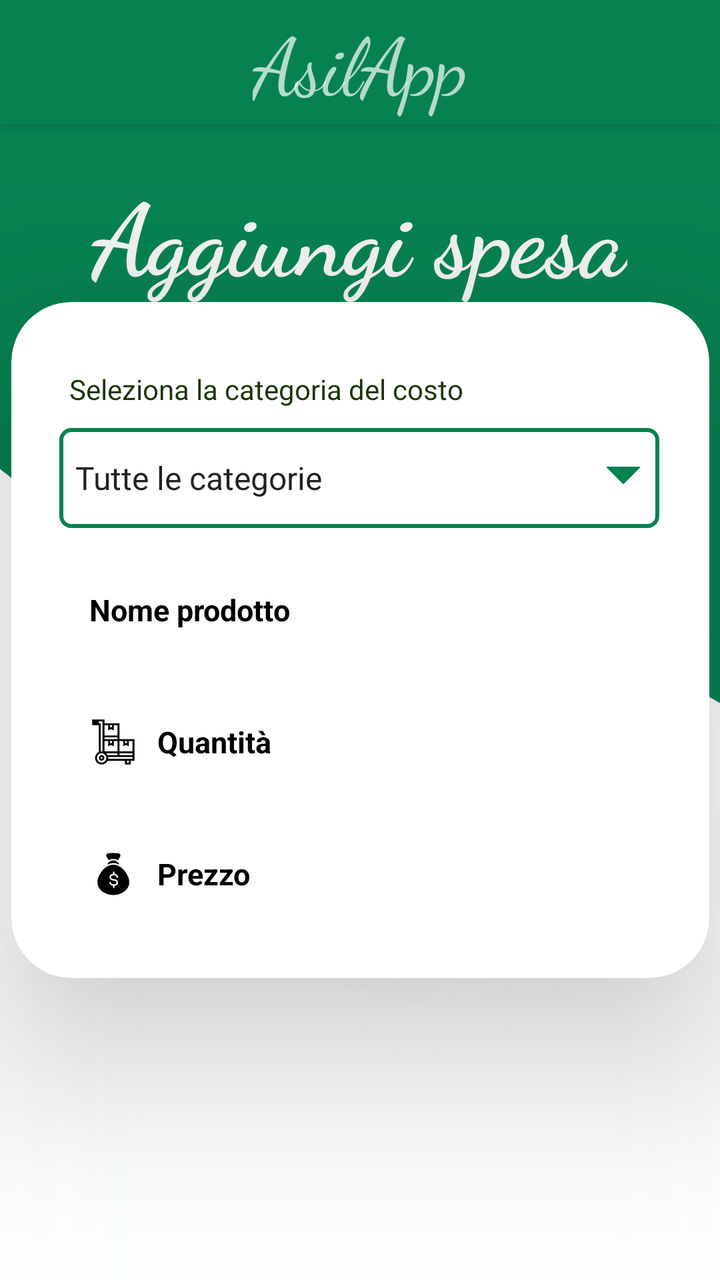
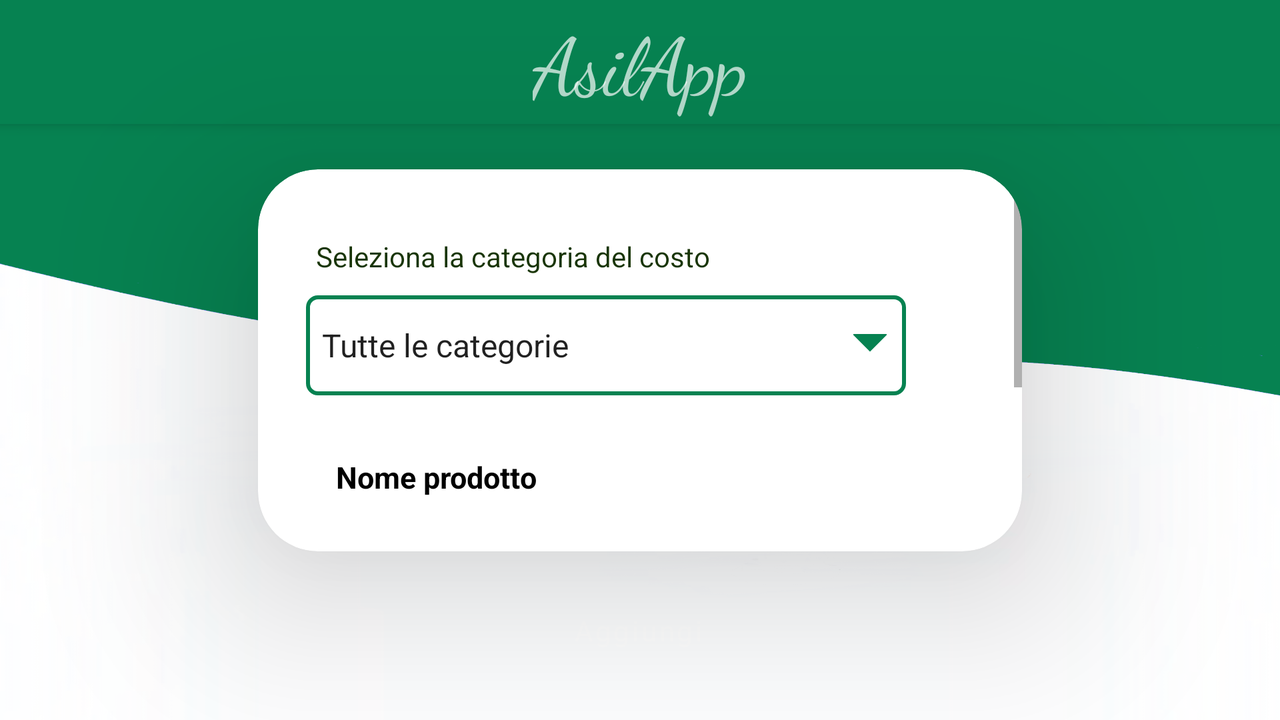

An Android layout and its configuration variant, each rendered on a device that would load it. The default file and the variant file are quoted in full after the pictures.
<!-- AndroidManifest.xml: application theme Theme.MyApplication -->
<!-- res/layout/fragment_add_costs.xml -->
<?xml version="1.0" encoding="utf-8"?>
<androidx.drawerlayout.widget.DrawerLayout
    xmlns:android="http://schemas.android.com/apk/res/android"
    xmlns:app="http://schemas.android.com/apk/res-auto"
    xmlns:tools="http://schemas.android.com/tools"
    android:id="@+id/drawer_layout"
    android:fitsSystemWindows="true"
    android:layout_width="match_parent"
    android:layout_height="match_parent"
    android:background="@drawable/pagebkg"
    tools:context=".Paziente.PazienteActivity.AddCostsFragment">

    <androidx.constraintlayout.widget.ConstraintLayout
        android:layout_width="match_parent"
        android:layout_height="match_parent"
        android:focusable="true"
        android:focusableInTouchMode="true">

        <include
            android:id="@+id/include"
            layout="@layout/toolbar"
            tools:layout_editor_absoluteX="40dp"
            tools:layout_editor_absoluteY="362dp" />

        <TextView
            android:id="@+id/textView9"
            android:layout_width="wrap_content"
            android:layout_height="wrap_content"
            android:layout_marginTop="20dp"
            android:fontFamily="cursive"
            android:text="@string/aggiungi_spesa"
            android:textColor="@color/sfondo"
            android:textSize="50dp"
            android:textStyle="bold"
            app:layout_constraintEnd_toEndOf="parent"
            app:layout_constraintHorizontal_bias="0.496"
            app:layout_constraintStart_toStartOf="parent"
            app:layout_constraintTop_toBottomOf="@+id/include" />

        <androidx.cardview.widget.CardView
            android:id="@+id/cardView"
            android:layout_width="349dp"
            android:layout_height="338dp"
            android:layout_margin="30dp"
            android:layout_marginTop="10dp"
            app:cardCornerRadius="30dp"
            app:cardElevation="50dp"
            app:layout_constraintBottom_toBottomOf="parent"
            app:layout_constraintEnd_toEndOf="parent"
            app:layout_constraintStart_toStartOf="parent"
            app:layout_constraintTop_toTopOf="parent">

            <LinearLayout
                android:layout_width="match_parent"
                android:layout_height="match_parent"
                android:layout_gravity="center_horizontal"
                android:background="@drawable/lavender_border"
                android:orientation="vertical"
                android:padding="24dp">

                <TextView
                    android:id="@+id/textForgetPassword"
                    android:layout_width="wrap_content"
                    android:layout_height="wrap_content"
                    android:layout_marginLeft="5dp"
                    android:layout_marginTop="10dp"
                    android:fontFamily="sans-serif"
                    android:text="@string/seleziona_la_categoria_del_costo"
                    android:textColor="#193506"
                    app:layout_constraintEnd_toEndOf="parent"
                    app:layout_constraintHorizontal_bias="0.262"
                    app:layout_constraintStart_toStartOf="parent"
                    app:layout_constraintTop_toTopOf="@+id/include" />

                <Spinner
                    android:id="@+id/category"
                    android:layout_width="300dp"
                    android:layout_height="50dp"
                    android:layout_marginTop="10dp"
                    android:background="@drawable/border_register2"
                    android:entries="@array/category"
                    app:layout_constraintEnd_toEndOf="parent"
                    app:layout_constraintHorizontal_bias="0.504"
                    app:layout_constraintStart_toStartOf="parent"
                    app:layout_constraintTop_toBottomOf="@+id/textView9" />

                <EditText
                    android:id="@+id/costName"
                    android:layout_width="300dp"
                    android:layout_height="50dp"
                    android:layout_marginTop="16dp"
                    android:background="@drawable/lavender_border"
                    android:drawableLeft="@drawable/ic_edit_black"
                    android:drawablePadding="10dp"
                    android:fontFamily="sans-serif"
                    android:hint="@string/nome_prodotto"
                    android:inputType="textPersonName"
                    android:padding="15dp"
                    android:textColorHint="@color/black"
                    android:textSize="15sp"
                    android:textStyle="bold"
                    app:layout_constraintEnd_toEndOf="parent"
                    app:layout_constraintHorizontal_bias="0.504"
                    app:layout_constraintStart_toStartOf="parent"
                    app:layout_constraintTop_toBottomOf="@+id/textView9" />

                <EditText
                    android:id="@+id/costQuantity"
                    android:layout_width="300dp"
                    android:layout_height="50dp"
                    android:layout_marginTop="16dp"
                    android:background="@drawable/lavender_border"
                    android:drawableLeft="@drawable/package_resources"
                    android:drawablePadding="10dp"
                    android:fontFamily="sans-serif"
                    android:hint="@string/quantit"
                    android:inputType="number"
                    android:maxLength="100"
                    android:padding="15dp"
                    android:textColorHint="@color/black"
                    android:textSize="15sp"
                    android:textStyle="bold"
                    app:layout_constraintEnd_toEndOf="parent"
                    app:layout_constraintHorizontal_bias="0.504"
                    app:layout_constraintStart_toStartOf="parent"
                    app:layout_constraintTop_toBottomOf="@+id/textView9" />

                <EditText
                    android:id="@+id/costPrice"
                    android:layout_width="300dp"
                    android:layout_height="50dp"
                    android:layout_marginTop="16dp"
                    android:background="@drawable/lavender_border"
                    android:drawableLeft="@drawable/money_bag"
                    android:drawablePadding="10dp"
                    android:fontFamily="sans-serif"
                    android:hint="@string/prezzo"
                    android:inputType="numberDecimal"
                    android:padding="15dp"
                    android:textColorHint="@color/black"
                    android:textSize="15sp"
                    android:textStyle="bold"
                    app:layout_constraintEnd_toEndOf="parent"
                    app:layout_constraintHorizontal_bias="0.504"
                    app:layout_constraintStart_toStartOf="parent"
                    app:layout_constraintTop_toBottomOf="@+id/textView9" />

            </LinearLayout>
        </androidx.cardview.widget.CardView>

        <Button
            android:id="@+id/btnSave"
            android:layout_width="150dp"
            android:layout_height="50dp"
            android:background="@drawable/rounded_button"
            android:fontFamily="sans-serif"
            android:hint="Aggiungi"
            android:textColorHint="@color/white"
            app:layout_constraintBottom_toBottomOf="parent"
            app:layout_constraintEnd_toEndOf="parent"
            app:layout_constraintHorizontal_bias="0.498"
            app:layout_constraintStart_toStartOf="parent"
            app:layout_constraintTop_toBottomOf="@+id/cardView"
            app:layout_constraintVertical_bias="0.432" />
    </androidx.constraintlayout.widget.ConstraintLayout>
</androidx.drawerlayout.widget.DrawerLayout>
<!-- res/layout/toolbar.xml (included above) -->
<?xml version="1.0" encoding="utf-8"?>
<androidx.appcompat.widget.Toolbar xmlns:android="http://schemas.android.com/apk/res/android"
xmlns:app="http://schemas.android.com/apk/res-auto"
xmlns:tools="http://schemas.android.com/tools"
android:id="@+id/toolbar"
android:layout_width="match_parent"
android:layout_height="62dp"
android:background="@color/green"
android:clickable="false"
android:elevation="4dp"
android:isScrollContainer="false"
android:theme="@style/ThemeOverlay.AppCompat.Dark.ActionBar"
app:collapseIcon="@drawable/navigation_icon"
app:layout_constraintBottom_toBottomOf="parent"
app:layout_constraintEnd_toEndOf="parent"
app:layout_constraintHorizontal_bias="0.0"
app:layout_constraintStart_toStartOf="parent"
app:layout_constraintTop_toTopOf="parent"
app:layout_constraintVertical_bias="0.0" >
    <TextView
        android:layout_width="wrap_content"
        android:layout_height="wrap_content"
        android:layout_gravity="center"
        android:text="@string/asilapp"
        android:fontFamily="cursive"
        android:textSize="40sp"/>

</androidx.appcompat.widget.Toolbar>
<!-- resources referenced by this layout -->
<resources>
  <string-array name="category">
          <item>Tutte le categorie</item>
          <item>Salute</item>
          <item>Cibo</item>
          <item>Igiene</item>
          <item>Accessori</item>
          <item>Altro</item>
      </string-array>
  <color name="black">#FF000000</color>
  <color name="green">#068251</color>
  <color name="sfondo">#f2f2f2</color>
  <color name="white">#FFFFFFFF</color>
  <!-- drawable border_register2 (drawable) -->
  <?xml version="1.0" encoding="utf-8"?>
  <layer-list xmlns:android="http://schemas.android.com/apk/res/android">
      <item>
          <shape android:shape="rectangle">
              <solid android:color="@color/white"/>
              <corners android:radius="5dp" />
              <stroke
                  android:width="2dp"
                  android:color="@color/green"/>
          </shape>
      </item>
      <item android:gravity="center_vertical|right" android:right="8dp">
          <layer-list>
              <item android:width="12dp" android:height="12dp"  android:gravity="center" android:bottom="10dp">
                  <rotate
                      android:fromDegrees="45"
                      android:toDegrees="45">
                      <shape android:shape="rectangle">
                          <solid android:color="@color/green" />
                          <stroke android:color="@color/green" android:width="2dp"/>
                      </shape>
                  </rotate>
              </item>
              <item android:width="20dp" android:height="10dp" android:bottom="21dp" android:gravity="center">
                  <shape android:shape="rectangle">
                      <solid android:color="@color/white"/>
                  </shape>
              </item>
          </layer-list>
      </item>
  </layer-list>
  <!-- drawable money_bag: vector/xml drawable (drawable, 2520 chars, omitted) -->
  <!-- drawable navigation_icon: png bitmap (drawable, 2888 bytes) -->
  <!-- drawable package_resources: vector/xml drawable (drawable, 2208 chars, omitted) -->
  <!-- drawable pagebkg: png bitmap (drawable, 100849 bytes) -->
  <string name="aggiungi_spesa">Aggiungi spesa</string>
  <string name="asilapp">AsilApp</string>
  <string name="nome_prodotto">Nome prodotto</string>
  <string name="prezzo">Prezzo</string>
  <string name="quantit">Quantità</string>
  <string name="seleziona_la_categoria_del_costo">Seleziona la categoria del costo</string>
  <style name="Theme.MyApplication" parent="Theme.MaterialComponents.DayNight.NoActionBar">
          <item name="android:windowIsTranslucent">true</item>
          
          <item name="colorPrimary">@color/green</item>
          <item name="colorPrimaryVariant">@color/purple_700</item>
          <item name="colorOnPrimary">@color/white</item>
          
          <item name="colorSecondary">@color/teal_200</item>
          <item name="colorSecondaryVariant">@color/teal_700</item>
          <item name="colorOnSecondary">@color/black</item>
          
          <item name="android:statusBarColor">@color/green</item>
          
      </style>
  <color name="purple_700">#FF3700B3</color>
  <color name="teal_200">#FF03DAC5</color>
  <color name="teal_700">#FF018786</color>
</resources>
<!-- res/layout-land/fragment_add_costs.xml (the repository's variant of the layout above) -->
<!-- drawn on the phone turned sideways -->
<?xml version="1.0" encoding="utf-8"?>
<androidx.drawerlayout.widget.DrawerLayout
    xmlns:android="http://schemas.android.com/apk/res/android"
    xmlns:app="http://schemas.android.com/apk/res-auto"
    xmlns:tools="http://schemas.android.com/tools"
    android:id="@+id/drawer_layout"
    android:fitsSystemWindows="true"
    android:layout_width="match_parent"
    android:layout_height="match_parent"
    android:background="@drawable/pagebkg"
    tools:context=".Paziente.PazienteActivity.AddCostsFragment">

    <androidx.constraintlayout.widget.ConstraintLayout
        android:layout_width="match_parent"
        android:layout_height="match_parent"
        android:focusable="true"
        android:focusableInTouchMode="true">

        <include
            android:id="@+id/include"
            layout="@layout/toolbar"
            tools:layout_editor_absoluteX="40dp"
            tools:layout_editor_absoluteY="362dp" />

        <androidx.cardview.widget.CardView
            android:id="@+id/cardView"
            android:layout_width="382dp"
            android:layout_height="191dp"
            android:layout_margin="30dp"
            app:cardCornerRadius="30dp"
            app:cardElevation="50dp"
            app:layout_constraintBottom_toBottomOf="parent"
            app:layout_constraintEnd_toEndOf="parent"
            app:layout_constraintStart_toStartOf="parent"
            app:layout_constraintTop_toTopOf="parent">

            <ScrollView
                android:layout_width="match_parent"
                android:layout_height="match_parent">

                <LinearLayout
                    android:layout_width="match_parent"
                    android:layout_height="match_parent"
                    android:layout_gravity="center_horizontal"
                    android:background="@drawable/lavender_border"
                    android:orientation="vertical"
                    android:padding="24dp">

                    <TextView
                        android:id="@+id/textForgetPassword"
                        android:layout_width="wrap_content"
                        android:layout_height="wrap_content"
                        android:layout_marginLeft="5dp"
                        android:layout_marginTop="10dp"
                        android:fontFamily="sans-serif"
                        android:text="@string/seleziona_la_categoria_del_costo"
                        android:textColor="#193506"
                        app:layout_constraintEnd_toEndOf="parent"
                        app:layout_constraintHorizontal_bias="0.262"
                        app:layout_constraintStart_toStartOf="parent"
                        app:layout_constraintTop_toTopOf="@+id/include" />

                    <Spinner
                        android:id="@+id/category"
                        android:layout_width="300dp"
                        android:layout_height="50dp"
                        android:layout_marginTop="10dp"
                        android:background="@drawable/border_register2"
                        android:entries="@array/category"
                        app:layout_constraintEnd_toEndOf="parent"
                        app:layout_constraintHorizontal_bias="0.504"
                        app:layout_constraintStart_toStartOf="parent"
                        app:layout_constraintTop_toBottomOf="@+id/textView9" />

                    <EditText
                        android:id="@+id/costName"
                        android:layout_width="300dp"
                        android:layout_height="50dp"
                        android:layout_marginTop="16dp"
                        android:background="@drawable/lavender_border"
                        android:drawableLeft="@drawable/ic_edit_black"
                        android:drawablePadding="10dp"
                        android:fontFamily="sans-serif"
                        android:hint="@string/nome_prodotto"
                        android:inputType="textPersonName"
                        android:padding="15dp"
                        android:textColorHint="@color/black"
                        android:textSize="15sp"
                        android:textStyle="bold"
                        app:layout_constraintEnd_toEndOf="parent"
                        app:layout_constraintHorizontal_bias="0.504"
                        app:layout_constraintStart_toStartOf="parent"
                        app:layout_constraintTop_toBottomOf="@+id/textView9" />

                    <EditText
                        android:id="@+id/costQuantity"
                        android:layout_width="300dp"
                        android:layout_height="50dp"
                        android:layout_marginTop="16dp"
                        android:background="@drawable/lavender_border"
                        android:drawableLeft="@drawable/package_resources"
                        android:drawablePadding="10dp"
                        android:fontFamily="sans-serif"
                        android:hint="@string/quantit"
                        android:inputType="number"
                        android:maxLength="100"
                        android:padding="15dp"
                        android:textColorHint="@color/black"
                        android:textSize="15sp"
                        android:textStyle="bold"
                        app:layout_constraintEnd_toEndOf="parent"
                        app:layout_constraintHorizontal_bias="0.504"
                        app:layout_constraintStart_toStartOf="parent"
                        app:layout_constraintTop_toBottomOf="@+id/textView9" />

                    <EditText
                        android:id="@+id/costPrice"
                        android:layout_width="300dp"
                        android:layout_height="50dp"
                        android:layout_marginTop="16dp"
                        android:background="@drawable/lavender_border"
                        android:drawableLeft="@drawable/money_bag"
                        android:drawablePadding="10dp"
                        android:fontFamily="sans-serif"
                        android:hint="@string/prezzo"
                        android:inputType="numberDecimal"
                        android:padding="15dp"
                        android:textColorHint="@color/black"
                        android:textSize="15sp"
                        android:textStyle="bold"
                        app:layout_constraintEnd_toEndOf="parent"
                        app:layout_constraintHorizontal_bias="0.504"
                        app:layout_constraintStart_toStartOf="parent"
                        app:layout_constraintTop_toBottomOf="@+id/textView9" />

                </LinearLayout>
            </ScrollView>
        </androidx.cardview.widget.CardView>

        <Button
            android:id="@+id/btnSave"
            android:layout_width="150dp"
            android:layout_height="50dp"
            android:background="@drawable/rounded_button"
            android:fontFamily="sans-serif"
            android:hint="Aggiungi"
            android:textColorHint="@color/white"
            app:layout_constraintBottom_toBottomOf="parent"
            app:layout_constraintEnd_toEndOf="parent"
            app:layout_constraintHorizontal_bias="0.498"
            app:layout_constraintStart_toStartOf="parent"
            app:layout_constraintTop_toBottomOf="@+id/cardView"
            app:layout_constraintVertical_bias="0.432" />
    </androidx.constraintlayout.widget.ConstraintLayout>
</androidx.drawerlayout.widget.DrawerLayout>
<!-- resources referenced by the variant -->
<!-- as the phone turned sideways resolves them -->
<resources>
  <string-array name="category">
          <item>Tutte le categorie</item>
          <item>Salute</item>
          <item>Cibo</item>
          <item>Igiene</item>
          <item>Accessori</item>
          <item>Altro</item>
      </string-array>
  <color name="black">#FF000000</color>
  <color name="green">#068251</color>
  <color name="white">#FFFFFFFF</color>
  <!-- drawable border_register2 (drawable) -->
  <?xml version="1.0" encoding="utf-8"?>
  <layer-list xmlns:android="http://schemas.android.com/apk/res/android">
      <item>
          <shape android:shape="rectangle">
              <solid android:color="@color/white"/>
              <corners android:radius="5dp" />
              <stroke
                  android:width="2dp"
                  android:color="@color/green"/>
          </shape>
      </item>
      <item android:gravity="center_vertical|right" android:right="8dp">
          <layer-list>
              <item android:width="12dp" android:height="12dp"  android:gravity="center" android:bottom="10dp">
                  <rotate
                      android:fromDegrees="45"
                      android:toDegrees="45">
                      <shape android:shape="rectangle">
                          <solid android:color="@color/green" />
                          <stroke android:color="@color/green" android:width="2dp"/>
                      </shape>
                  </rotate>
              </item>
              <item android:width="20dp" android:height="10dp" android:bottom="21dp" android:gravity="center">
                  <shape android:shape="rectangle">
                      <solid android:color="@color/white"/>
                  </shape>
              </item>
          </layer-list>
      </item>
  </layer-list>
  <!-- drawable money_bag: vector/xml drawable (drawable, 2520 chars, omitted) -->
  <!-- drawable navigation_icon: png bitmap (drawable, 2888 bytes) -->
  <!-- drawable package_resources: vector/xml drawable (drawable, 2208 chars, omitted) -->
  <!-- drawable pagebkg: png bitmap (drawable, 100849 bytes) -->
  <string name="asilapp">AsilApp</string>
  <string name="nome_prodotto">Nome prodotto</string>
  <string name="prezzo">Prezzo</string>
  <string name="quantit">Quantità</string>
  <string name="seleziona_la_categoria_del_costo">Seleziona la categoria del costo</string>
  <style name="Theme.MyApplication" parent="Theme.MaterialComponents.DayNight.NoActionBar">
          <item name="android:windowIsTranslucent">true</item>
          
          <item name="colorPrimary">@color/green</item>
          <item name="colorPrimaryVariant">@color/purple_700</item>
          <item name="colorOnPrimary">@color/white</item>
          
          <item name="colorSecondary">@color/teal_200</item>
          <item name="colorSecondaryVariant">@color/teal_700</item>
          <item name="colorOnSecondary">@color/black</item>
          
          <item name="android:statusBarColor">@color/green</item>
          
      </style>
  <color name="purple_700">#FF3700B3</color>
  <color name="teal_200">#FF03DAC5</color>
  <color name="teal_700">#FF018786</color>
</resources>
